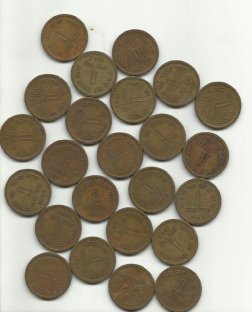
#> input picture CPV301_CodeDemonstration_FPTU/coins.jpg, 252 x 312 px
$ jupyter execute --allow-errors CPV301_CodeDemo_lab4.ipynb
#> lines starting #> are read from the running program, lines starting #| are printed output that depends on the picture; after the words box and inside, x2 and y2 are one past the last pixel; in counts of white or black regions, pixels touching at a corner belong together
# Image Segmentation

1. Snakes algorithm
2. Watershed algorithm
3. K Means
4. Mean shift

[cell 1]
import numpy as np
import matplotlib.pyplot as plt
import cv2
from sklearn.cluster import MeanShift, estimate_bandwidth
from skimage.filters import gaussian
from skimage.segmentation import active_contour

## 1. Snakes algorithm

[cell 2]
img = cv2.imread('coin.png')
#> (the rest of this cell did not finish here and is left out)

## 2. Watershed algorithm

[cell 3]
coins_img = cv2.imread('coins.jpg')
#> coins_img is the input picture: shape (312, 252, 3); mean B, G, R 136.3, 153.2, 161.4
coins_img_gray = cv2.cvtColor(coins_img, cv2.COLOR_BGR2GRAY)
# fig, ax = plt.plot(figsize=(4, 3))
plt.imshow(coins_img_gray, cmap = 'gray')

[cell 4]
# def watershed_segment(gray_image):
#     """

#     Args:
#       image: is the image to segment the objects inside
#     """
ret, thresh = cv2.threshold(coins_img_gray, 0, 255, cv2.THRESH_BINARY_INV + cv2.THRESH_OTSU)
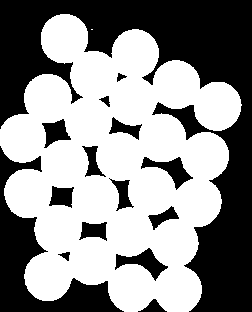
#> thresh: shape (312, 252); 55.9% white; 15 black regions, largest, box (x1, y1, x2, y2) and area: (0, 0, 252, 312) 24925, (0, 146, 124, 312) 5653, (115, 248, 168, 281) 657
#> ret = 162
plt.imshow(thresh, cmap = 'gray')
print(thresh.shape)
#| (312, 252)

[cell 5]
kernel = np.ones((3, 3), np.uint8)
# sure background area
sure_bg = cv2.dilate(thresh, kernel, iterations=3)
#> sure_bg: shape (312, 252); 66.2% white; 17 black regions (5 under 20 px), largest, box (x1, y1, x2, y2) and area: (0, 0, 252, 312) 21036, (0, 155, 116, 312) 4232, (175, 109, 199, 133) 203

[cell 6]
# calculates the distance of each white pixel in the binary image to the closest black pixel
# Distance transform
dist = cv2.distanceTransform(thresh, cv2.DIST_L2, 5)
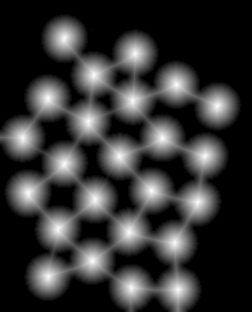
#> dist: shape (312, 252) float32; min 0, max 23.97, mean 4.9; drawn with min black and max white

[cell 7]
#foreground area
ret, sure_fg = cv2.threshold(dist, 0.5 * dist.max(), 255, cv2.THRESH_BINARY)
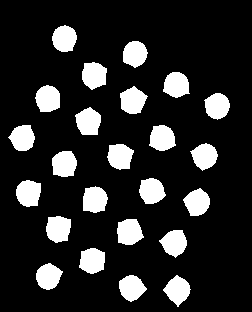
#> sure_fg: shape (312, 252) float32; 16.1% white; 24 white regions, largest, box (x1, y1, x2, y2) and area: (117, 219, 144, 245) 546, (75, 107, 101, 135) 545, (120, 86, 148, 114) 542
#> ret = 11.98
sure_fg = sure_fg.astype('uint8')

[cell 8]
# unknown area
unknown = cv2.subtract(sure_bg, sure_fg)
#> unknown: shape (312, 252); 50.1% white; 41 black regions (5 under 20 px), largest, box (x1, y1, x2, y2) and area: (0, 0, 252, 312) 21036, (0, 155, 116, 312) 4232, (117, 219, 144, 245) 546

[cell 9]
# sure foreground
ret, markers = cv2.connectedComponents(sure_fg)
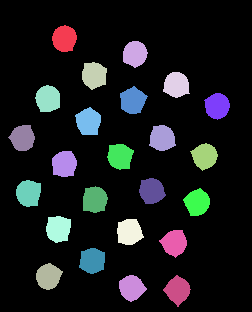
#> markers: shape (312, 252) int32; 25 distinct labels, from 0 to 24; one colour per label, 0 black
#> ret = 25
# Add one to all labels so that background is not 0, but 1
markers += 1
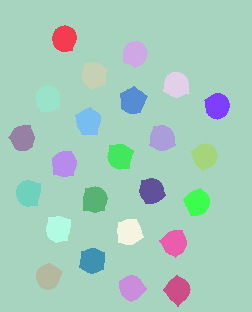
#> markers: shape (312, 252) int32; 25 distinct labels, from 1 to 25; one colour per label, 0 black
# mark the region of unknown with zero
markers[unknown == 255] = 0
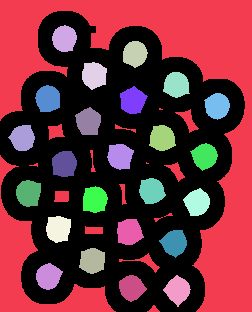
#> markers: shape (312, 252) int32; 26 distinct labels, from 0 to 25; one colour per label, 0 black
plt.imshow(markers, cmap="tab20b")

[cell 10]
from skimage.segmentation import watershed
# watershed Algorithm
watershed_img = cv2.watershed(coins_img, markers)
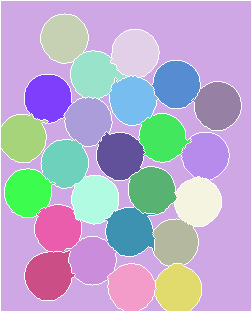
#> watershed_img: shape (312, 252) int32; 26 distinct labels, from -1 to 25; one colour per label, 0 black, -1 white
coins_img[markers == -1] = [255, 0, 0]
#> coins_img: shape (312, 252, 3); 5.04% of pixels changed, all inside (x1, y1, x2, y2) = (0, 0, 252, 312)
print(watershed_img.shape)
#| (312, 252)

[cell 11]
plt.imshow(cv2.cvtColor(coins_img, cv2.COLOR_BGR2RGB))

## 3. K means

[cell 12]
def initialize_clusters(data, k):
    """
    Initialize clusters randomly from data points.
    """
    n_samples, _ = data.shape
    indices = np.random.choice(n_samples, k, replace=False)
    # print(indices)
    return data[indices]

[cell 13]
def assign_clusters(data, clusters):
    """
    Assign each data point to the closest cluster centroid.
    """
    distances = np.linalg.norm(data[:, np.newaxis, :] - clusters, axis=2)
    # print(np.argmin(distances, axis=1))
    return np.argmin(distances, axis=1)

[cell 14]
def update_clusters(data, assignments, k):
    """
    Update cluster centroids based on the mean of assigned data points.
    """
    new_clusters = np.zeros((k, data.shape[1]))
    for cluster_idx in range(k):
        cluster_data = data[assignments == cluster_idx]
        if len(cluster_data) > 0:
            new_clusters[cluster_idx] = np.mean(cluster_data, axis=0)
        else:
            # If no points assigned to the cluster, keep the centroid unchanged
            new_clusters[cluster_idx] = clusters[cluster_idx]
    return new_clusters

[cell 15]
def kmeans(data, k, max_iters=100):
    """
    Perform K-means clustering on the given data.
    """
    # Initialize clusters
    clusters = initialize_clusters(data, k)

    # Iterate until convergence or max iterations
    for _ in range(max_iters):
        # Assign data points to the closest cluster centroid
        assignments = assign_clusters(data, clusters)

        # Update cluster centroids
        new_clusters = update_clusters(data, assignments, k)

        # Check for convergence
        if np.allclose(clusters, new_clusters):
            print("Converged.")
            break

        clusters = new_clusters

    return assignments, clusters

[cell 16]
img = cv2.imread('forColorSeg.png')
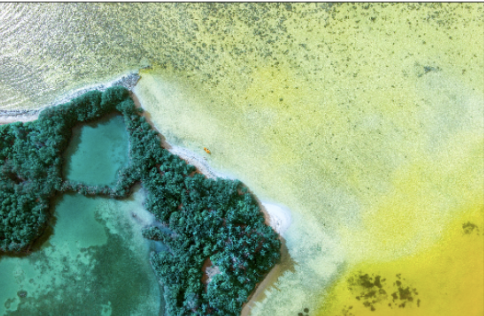
#> input picture CPV301_CodeDemonstration_FPTU/forColorSeg.png, 484 x 316 px
#> img is the input picture: shape (316, 484, 3); mean B, G, R 130.5, 173.6, 146.2
plt.imshow(cv2.cvtColor(img, cv2.COLOR_BGR2RGB))

[cell 17]
# Convert image to RGB (OpenCV reads image in BGR format)
image_rgb = cv2.cvtColor(img, cv2.COLOR_BGR2RGB)

# Reshape image data to 2D array
w, h, d = original_shape = tuple(image_rgb.shape)
#> w = 316; h = 484; d = 3; original_shape = (316, 484, 3)
image_2d = np.reshape(image_rgb, (w * h, d))

n_clusters = 3

# Maximum number of iterations
max_iters = 100

# Perform K-means clustering
assignments, clusters = kmeans(image_2d, n_clusters, max_iters)
#> in kmeans, `clusters = initialize_clusters(data, k)`: clusters = [[48, 107, 106], [213, 228, 167], [210, 226, 151]]
#> clusters = [[162.5, 180, 110.4], [45.34, 95.36, 82.85], [200, 217.9, 167.6]]

# Assign each pixel to its corresponding cluster centroid
clustered_image = np.reshape(assignments, (w, h))
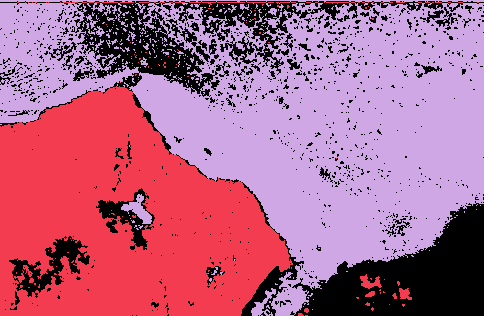
#> clustered_image: shape (316, 484) int64; 3 distinct labels, from 0 to 2; one colour per label, 0 black

[cell 18]
plt.imshow(clustered_image)

## 4. Mean shift

[cell 19]
# Load the image using cv2
img = cv2.imread('forColorSeg.png')

# Convert the image from BGR to RGB
image = cv2.cvtColor(img, cv2.COLOR_BGR2RGB)

# Reshape the image to a 2D array of pixels
original_shape = image.shape
image_2d = image.reshape(-1, 3)

# Estimate bandwidth for MeanShift
bandwidth = estimate_bandwidth(image_2d, quantile=0.2, n_samples=500)
#> bandwidth = 52.58

# Apply MeanShift clustering
ms = MeanShift(bandwidth=bandwidth, bin_seeding=True)
ms.fit(image_2d)
labels = ms.labels_
cluster_centers = ms.cluster_centers_
#> cluster_centers = [[198.5, 216.3, 161.3], [46.2, 100.8, 89.57]]

# Reshape labels to the original image shape
labels_reshaped = labels.reshape(original_shape[0], original_shape[1])
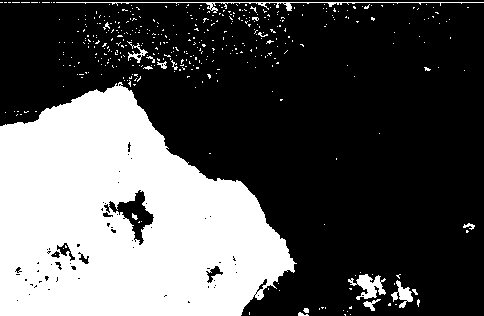
#> labels_reshaped: shape (316, 484) int64; values 0 (black) and 1 (white), 33.2% white; 424 white regions (407 under 20 px), largest, box (x1, y1, x2, y2) and area: (0, 82, 297, 316) 47783, (56, 2, 484, 13) 639, (348, 274, 386, 300) 478
